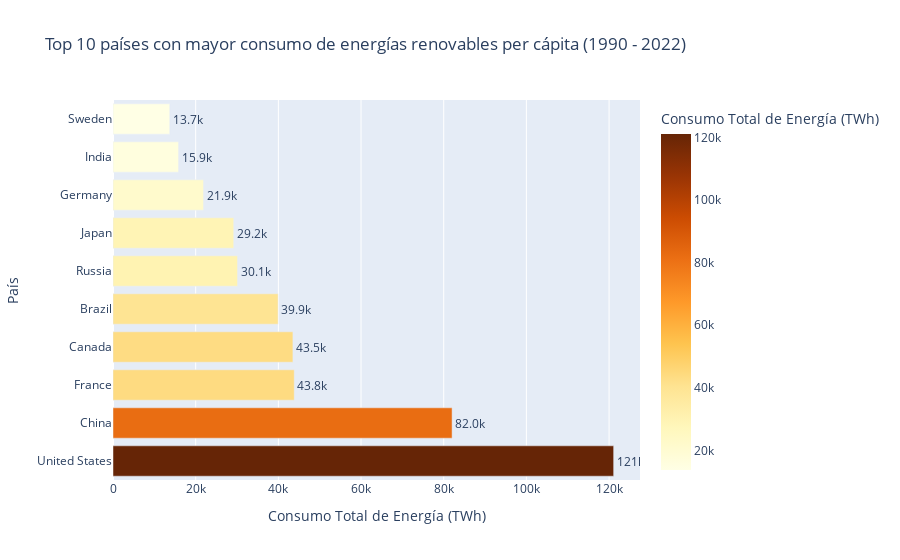

Here is the notebook cell this chart was saved with:
### Markdown cell above
### **Representación de los 10 países que mas consumen energía renovable**

Para representar a los 10 países con mayor consumo de energías renovables permite una comparación clara y visual de los valores de consumo acumulado entre los países. Al ordenar las barras de mayor a menor, se facilita la interpretación inmediata de quiénes son los principales consumidores de energías renovables, destacando las diferencias entre cada país.

Este tipo de gráfico es eficaz para mostrar datos ordenados y para resaltar el valor absoluto del consumo en cada país, lo que lo hace perfecto para observar tendencias a largo plazo como en este caso, que abarca el consumo desde 1990 hasta 2022.

### Code cell
fig = px.bar(df_top10_renewable, 
             x='total_renewable', 
             y='country', 
             text='total_renewable', 
             title='Top 10 países con mayor consumo de energías renovables per cápita (1990 - 2022)',
             labels={'total_renewable': 'Consumo Total de Energía (TWh)', 'country': 'País'},
             orientation='h',
             color='total_renewable', 
             color_continuous_scale='YlOrBr')

fig.update_traces(texttemplate='%{text:.3s}', textposition='outside')
fig.update_layout(xaxis_title='Consumo Total de Energía (TWh)', 
                  yaxis_title='País',
                  showlegend=False)

fig.show()

### Figure 1 — Plotly figure (JSON) as saved in the notebook; plotly's stock layout.template omitted (floating-point values rounded to 4 significant figures)
{"data": [{"alignmentgroup": "True", "hovertemplate": "Consumo Total de Energía (TWh)=%{marker.color}<br>País=%{y}<extra></extra>", "legendgroup": "", "marker": {"color": [121100.0, 82030.0, 43840.0, 43520.0, 39930.0, 30130.0, 29200.0, 21900.0, 15870.0, 13730.0], "coloraxis": "coloraxis", "pattern": {"shape": ""}}, "name": "", "offsetgroup": "", "orientation": "h", "showlegend": false, "text": [121100.0, 82030.0, 43840.0, 43520.0, 39930.0, 30130.0, 29200.0, 21900.0, 15870.0, 13730.0], "textposition": "outside", "texttemplate": "%{text:.3s}", "type": "bar", "x": [121100.0, 82030.0, 43840.0, 43520.0, 39930.0, 30130.0, 29200.0, 21900.0, 15870.0, 13730.0], "xaxis": "x", "y": ["United States", "China", "France", "Canada", "Brazil", "Russia", "Japan", "Germany", "India", "Sweden"], "yaxis": "y"}], "layout": {"barmode": "relative", "coloraxis": {"colorbar": {"title": {"text": "Consumo Total de Energía (TWh)"}}, "colorscale": [[0, "rgb(255,255,229)"], [0.125, "rgb(255,247,188)"], [0.25, "rgb(254,227,145)"], [0.375, "rgb(254,196,79)"], [0.5, "rgb(254,153,41)"], [0.625, "rgb(236,112,20)"], [0.75, "rgb(204,76,2)"], [0.875, "rgb(153,52,4)"], [1, "rgb(102,37,6)"]]}, "legend": {"tracegroupgap": 0}, "showlegend": false, "title": {"text": "Top 10 países con mayor consumo de energías renovables per cápita (1990 - 2022)"}, "xaxis": {"anchor": "y", "domain": [0, 1], "title": {"text": "Consumo Total de Energía (TWh)"}}, "yaxis": {"anchor": "x", "domain": [0, 1], "title": {"text": "País"}}}}
